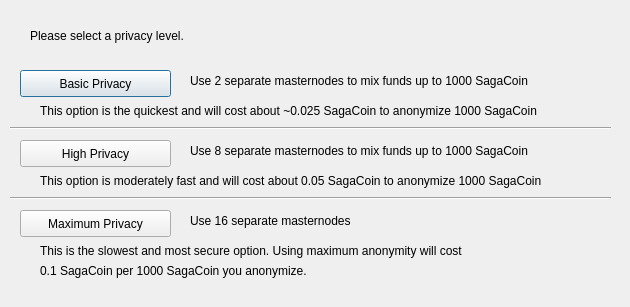
<?xml version="1.0" encoding="UTF-8"?>
<ui version="4.0">
 <class>DarksendConfig</class>
 <widget class="QDialog" name="DarksendConfig">
  <property name="geometry">
   <rect>
    <x>0</x>
    <y>0</y>
    <width>630</width>
    <height>307</height>
   </rect>
  </property>
  <property name="windowTitle">
   <string>Configure Darksend</string>
  </property>
  <widget class="QPushButton" name="buttonBasic">
   <property name="geometry">
    <rect>
     <x>20</x>
     <y>70</y>
     <width>151</width>
     <height>27</height>
    </rect>
   </property>
   <property name="text">
    <string>Basic Privacy</string>
   </property>
  </widget>
  <widget class="QPushButton" name="buttonHigh">
   <property name="geometry">
    <rect>
     <x>20</x>
     <y>140</y>
     <width>151</width>
     <height>27</height>
    </rect>
   </property>
   <property name="text">
    <string>High Privacy</string>
   </property>
  </widget>
  <widget class="QPushButton" name="buttonMax">
   <property name="geometry">
    <rect>
     <x>20</x>
     <y>210</y>
     <width>151</width>
     <height>27</height>
    </rect>
   </property>
   <property name="text">
    <string>Maximum Privacy</string>
   </property>
  </widget>
  <widget class="QLabel" name="label">
   <property name="geometry">
    <rect>
     <x>30</x>
     <y>20</y>
     <width>571</width>
     <height>31</height>
    </rect>
   </property>
   <property name="text">
    <string>Please select a privacy level.</string>
   </property>
  </widget>
  <widget class="QLabel" name="label_2">
   <property name="geometry">
    <rect>
     <x>190</x>
     <y>70</y>
     <width>421</width>
     <height>21</height>
    </rect>
   </property>
   <property name="text">
    <string>Use 2 separate masternodes to mix funds up to 1000 SagaCoin</string>
   </property>
  </widget>
  <widget class="QLabel" name="label_3">
   <property name="geometry">
    <rect>
     <x>190</x>
     <y>140</y>
     <width>411</width>
     <height>21</height>
    </rect>
   </property>
   <property name="text">
    <string>Use 8 separate masternodes to mix funds up to 1000 SagaCoin</string>
   </property>
  </widget>
  <widget class="QLabel" name="label_4">
   <property name="geometry">
    <rect>
     <x>190</x>
     <y>210</y>
     <width>421</width>
     <height>21</height>
    </rect>
   </property>
   <property name="text">
    <string>Use 16 separate masternodes</string>
   </property>
  </widget>
  <widget class="QLabel" name="label_6">
   <property name="geometry">
    <rect>
     <x>40</x>
     <y>100</y>
     <width>561</width>
     <height>21</height>
    </rect>
   </property>
   <property name="text">
    <string>This option is the quickest and will cost about ~0.025 SagaCoin to anonymize 1000 SagaCoin</string>
   </property>
  </widget>
  <widget class="QLabel" name="label_7">
   <property name="geometry">
    <rect>
     <x>40</x>
     <y>170</y>
     <width>561</width>
     <height>21</height>
    </rect>
   </property>
   <property name="text">
    <string>This option is moderately fast and will cost about 0.05 SagaCoin to anonymize 1000 SagaCoin</string>
   </property>
  </widget>
  <widget class="QLabel" name="label_8">
   <property name="geometry">
    <rect>
     <x>40</x>
     <y>240</y>
     <width>561</width>
     <height>21</height>
    </rect>
   </property>
   <property name="text">
    <string>This is the slowest and most secure option. Using maximum anonymity will cost</string>
   </property>
  </widget>
  <widget class="QLabel" name="label_9">
   <property name="geometry">
    <rect>
     <x>40</x>
     <y>260</y>
     <width>561</width>
     <height>21</height>
    </rect>
   </property>
   <property name="text">
    <string>0.1 SagaCoin per 1000 SagaCoin you anonymize.</string>
   </property>
  </widget>
  <widget class="Line" name="line">
   <property name="geometry">
    <rect>
     <x>10</x>
     <y>120</y>
     <width>601</width>
     <height>16</height>
    </rect>
   </property>
   <property name="orientation">
    <enum>Qt::Horizontal</enum>
   </property>
  </widget>
  <widget class="Line" name="line_2">
   <property name="geometry">
    <rect>
     <x>10</x>
     <y>190</y>
     <width>601</width>
     <height>16</height>
    </rect>
   </property>
   <property name="orientation">
    <enum>Qt::Horizontal</enum>
   </property>
  </widget>
 </widget>
 <resources/>
 <connections/>
</ui>
